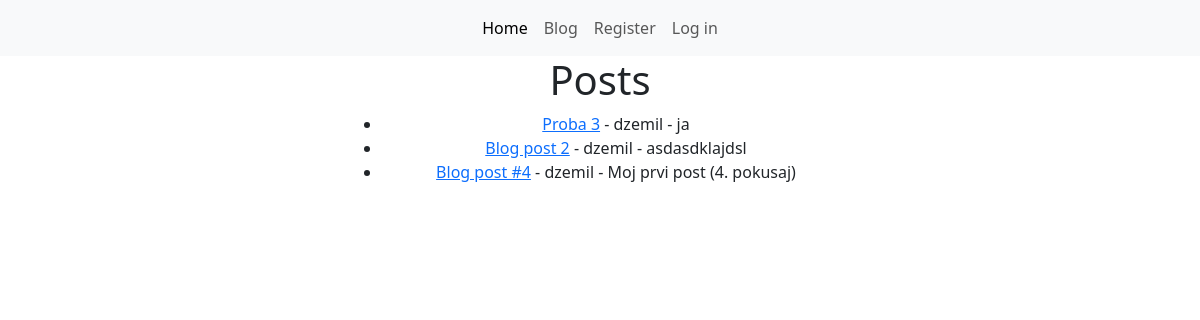
Screenshot of /blog/ with the database file from the repository.
### blog/models.py (models this page shows, shortened)
class Post(models.Model):
    title = models.CharField(max_length=200, unique=True)
    slug = models.SlugField(max_length=200, unique=True)
    author = models.ForeignKey(User, on_delete=models.CASCADE, related_name='blog_posts')
    content = models.TextField()
    created_on = models.DateTimeField(auto_now_add=True)
    status = models.IntegerField(choices=STATUS, default=0)
    class Meta:
        ordering = ['-created_on']

### blog/views.py (the view)
# urls.py: path('', views.PostList.as_view(), name='blog'),
class PostList(generic.ListView):
    queryset = Post.objects.filter(status=1).order_by('-created_on')
    template_name = 'blog/index.html'

### blog/templates/blog/index.html (shortened to what this page needs)
{% extends "blog/base.html" %}
{% block content %}
<h1>Posts</h1>
<div class="content">
    <ul>
        {% for post in post_list %}
        <li><a href="{% url 'post_detail' post.slug %}">{{ post.title }}</a> - {{ post.author }} -
            {{ post.content }}</li>
        {% endfor %}
    </ul>
</div>
{%endblock%}

### blog/static/blog/styles.css (style rules this page uses)
.content { max-width: 500px; margin: auto; }

### rows the page displays
Post: title "Proba 3", author "dzemil", content "ja"
Post: title "Blog post 2", author "dzemil", content "asdasdklajdsl"
Post: title "Blog post #4", author "dzemil", content "Moj prvi post (4. pokusaj)"
